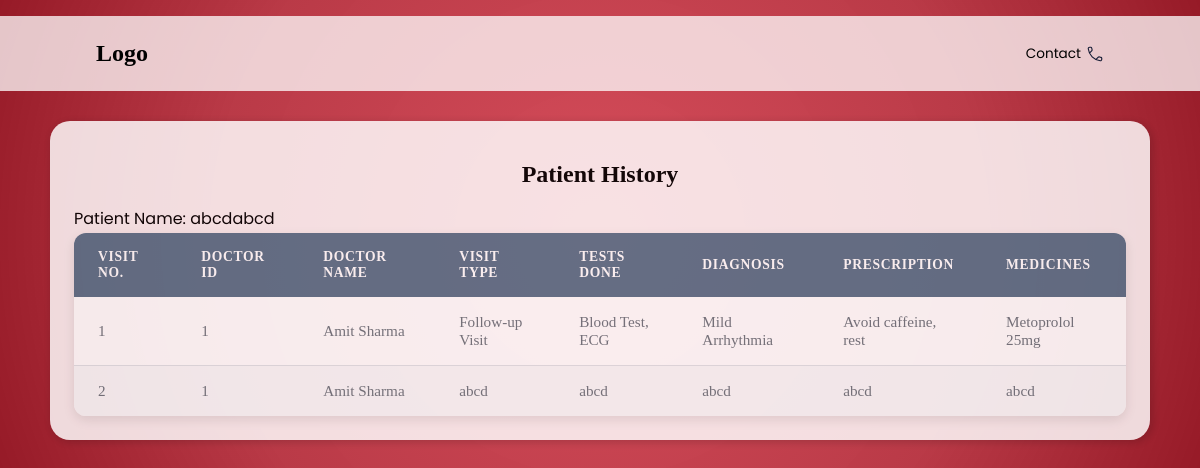
The page /view_patient_history/1 on the database its author committed.
### models.py (models this page shows)
class Patient(db.Model):
    PatientID = db.Column(db.Integer, primary_key=True)
    FirstName = db.Column(db.String,nullable=False)
    LastName = db.Column(db.String,nullable=False)
    Username= db.Column(db.String, nullable=False)
    Password = db.Column(db.String, nullable=False)
    appointments = db.relationship('Appointment', back_populates='patient', cascade="all, delete")
    histories = db.relationship('PatientHistory', back_populates='patient', cascade="all, delete")

class PatientHistory(db.Model):
    AppointmentID = db.Column(db.Integer, primary_key=True, autoincrement=True)
    PatientID = db.Column(db.Integer, db.ForeignKey('patient.PatientID'), nullable=False)
    DoctorID = db.Column(db.Integer)
    VisitType=db.Column(db.String,nullable=False)
    TestDone=db.Column(db.String)
    Diagnosis=db.Column(db.String,nullable=False)
    Prescription= db.Column(db.String,nullable=False)
    Medicines = db.Column(db.String,nullable=False)
    patient = db.relationship('Patient', back_populates='histories')

class Doctor(db.Model):
    DoctorID = db.Column(db.Integer, primary_key=True)
    FirstName = db.Column(db.String,nullable=False)
    LastName = db.Column(db.String,nullable=False)
    Username= db.Column(db.String, nullable=False)
    Password = db.Column(db.String, nullable=False)
    available=db.Column(db.String)
    Department = db.Column(db.String, db.ForeignKey('department.Department_name'), nullable=False)
    Position = db.Column(db.String)
    Experience = db.Column(db.Integer)
    Remarks = db.Column(db.String)
    photo = db.Column(db.String)
    appointments = db.relationship('Appointment', back_populates='doctor', cascade="all, delete")
    department_rel = db.relationship('Department', back_populates='doctors')

### routes/patient.py (the view)
@app.route("/view_patient_history/<int:patient_id>")
def view_patient_history(patient_id):
    patient = Patient.query.get_or_404(patient_id)
    history_entries = PatientHistory.query.filter_by(PatientID=patient_id).all()
    doctor_map = {
        entry.DoctorID: Doctor.query.get(entry.DoctorID)
        for entry in history_entries
    }
    return render_template(
        "view_patient_history.html",
        patient=patient,
        history=history_entries,
        doctor_map=doctor_map
    )

### templates/view_patient_history.html (shortened to what this page needs)
<!DOCTYPE html>
<html lang="en">
<head>
    <link rel="stylesheet" href="..\static\style.css">
</head>
<body>
    <header>
        <nav>
        <div class="logo">
            <h2>Logo</h2>
        </div>
        <div class="nav-icons">
            <ul>
            <li>Contact </li>
            </ul>
        </div>
        </nav>
    </header>
    <main>
        <div id="pageC">
            <div class="container">
                <div class="overview">
                    <h2>Patient History</h2>
                </div>
                <div class="content">
                    <p>Patient Name: {{ patient.FirstName }}</p>
                </div>
                <div class="appointments">
                    <table class="appointments-table">
                        <thead>
                            <tr>
                                <th>Visit No.</th>
                                <th>Doctor ID </th>
                                <th>Doctor Name </th>
                                <th>Visit Type</th>
                                <th>Tests Done</th>
                                <th>Diagnosis</th>
                                <th>Prescription</th>
                                <th>Medicines</th>
                            </tr>
                        </thead>
                        <tbody>
                        {% for entry in history %}
                        <tr>
                            <td>{{ loop.index }}</td>
                            <td>{{ entry.DoctorID }}</td>
                            <td>{{ doctor_map[entry.DoctorID].FirstName }} {{ doctor_map[entry.DoctorID].LastName }}</td>
                            <td>{{ entry.VisitType }}</td>
                            <td>{{ entry.TestDone }}</td>
                            <td>{{ entry.Diagnosis }}</td>
                            <td>{{ entry.Prescription }}</td>
                            <td>{{ entry.Medicines }}</td>
                        </tr>
                        {% else %}
                            <tr>
                                <td colspan="6">No history available</td>
                            </tr>
                        {% endfor %}
                        </tbody>
                    </table>
                </div>
            </div>
        </div>
    </main>
</body>
</html>

### static/style.css (style rules this page uses)
* { margin: 0; padding: 0; }
body { background: radial-gradient( circle at center, #d03040db 0%, #b01e2ddf 60%, #961a27 100%); }
:root { --primary-color: #007bff; --secondary-color: #6c757d; --header-bg: #5a7188; --header-text: #ffffff; --row-bg-odd: #ffffff; --row-bg-even: #f8f9fa; --border-color: #dee2e6; }
nav { display: flex; align-items: center; justify-content: space-between; margin-top: 2vh; gap: 3vw; background-color: rgba(255, 255, 255, 0.75); padding: 3vh; padding-left: 8vw; padding-right: 8vw; }
.nav-icons ul { display: flex; list-style: none; gap: 2vw; }
.nav-icons li { display: flex; align-items: center; font-family: 'Poppins', sans-serif; font-size: 0.85em; cursor: pointer; gap: 5px; }
main { display: flex; justify-content: center; align-items: center; }
.container { background-color: rgba(255, 255, 255, 0.92); margin: 30px 50px; border-radius: 20px; opacity: 0.9; transition: box-shadow 0.3s ease; box-shadow: 2px 2px 10px rgba(0, 0, 0, 0.2); padding: 2vw; }
#pageC { transition: filter 0.3s ease; }
.appointments { max-width: 1200px; margin: 0 auto; background-color: var(--row-bg-odd); border-radius: 12px; box-shadow: 0 4px 12px rgba(0, 0, 0, 0.1); overflow: hidden; }
.appointments-table { width: 100%; border-collapse: separate; border-spacing: 0; }
.appointments-table thead th { padding: 1rem 1.5rem; background-color: var(--header-bg); color: var(--header-text); font-weight: 600; text-align: left; text-transform: uppercase; font-size: 0.85rem; letter-spacing: 0.05em; }
.appointments-table tbody td { padding: 1rem 1.5rem; border-bottom: 1px solid var(--border-color); vertical-align: middle; font-size: 0.95rem; color: var(--secondary-color); }
.appointments-table tbody tr:nth-child(even) { background-color: var(--row-bg-even); }
.appointments-table tbody tr:last-child td { border-bottom: none; }
.overview { display: flex; flex-direction: column; justify-content: center; align-items: center; padding: 1vh; margin: 1vh; }
.content p { font-family: 'Poppins', sans-serif; font-size: 600; padding-top: 2px; padding-bottom: 2px; }

### rows shown on the page
Patient: FirstName "abcdabcd"
PatientHistory: DoctorID "1", DoctorID.FirstName "Amit", DoctorID.LastName "Sharma", VisitType "Follow-up Visit", TestDone "Blood Test, ECG", Diagnosis "Mild Arrhythmia", Prescription "Avoid caffeine, rest", Medicines "Metoprolol 25mg"
PatientHistory: DoctorID "1", DoctorID.FirstName "Amit", DoctorID.LastName "Sharma", VisitType "abcd", TestDone "abcd", Diagnosis "abcd", Prescription "abcd", Medicines "abcd"
